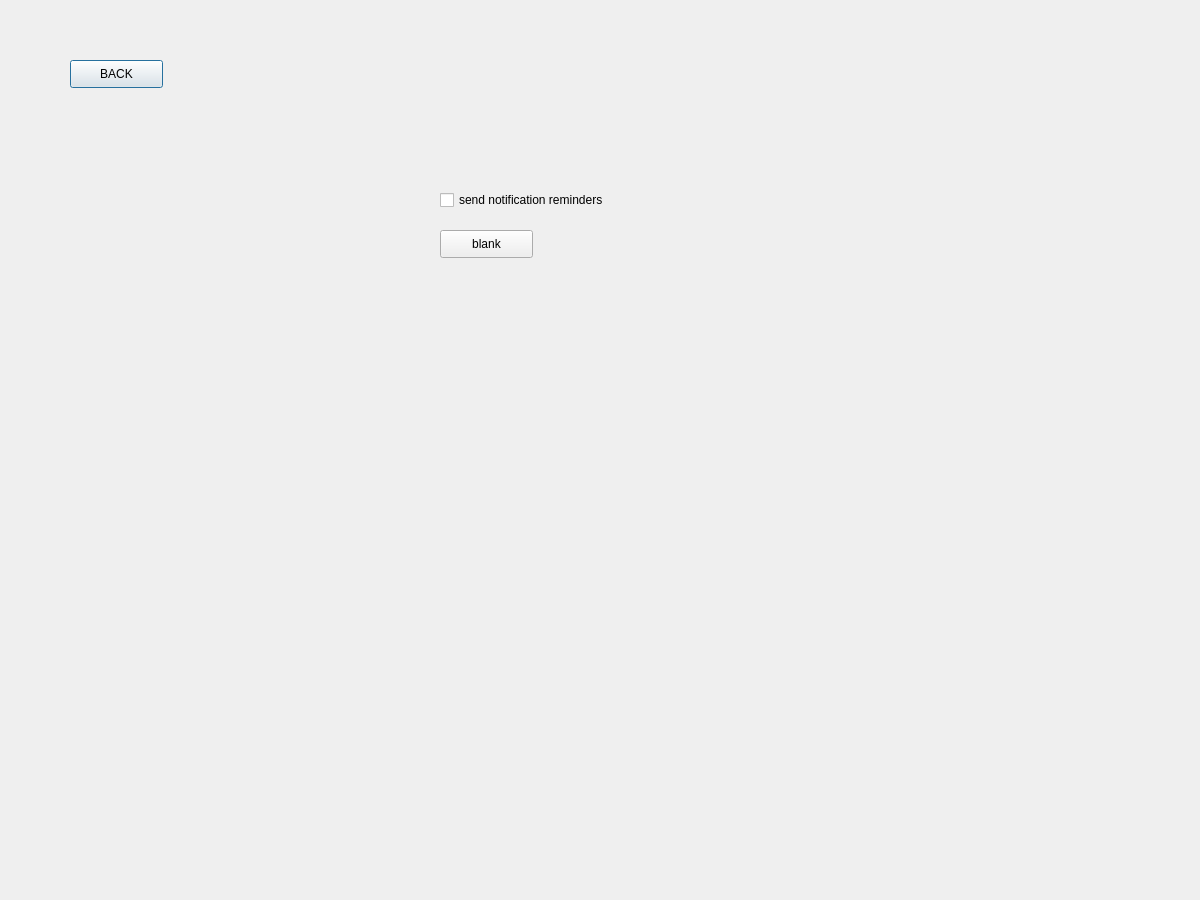
<?xml version="1.0" encoding="UTF-8"?>
<ui version="4.0">
 <class>Dialog</class>
 <widget class="QDialog" name="Dialog">
  <property name="geometry">
   <rect>
    <x>0</x>
    <y>0</y>
    <width>1200</width>
    <height>900</height>
   </rect>
  </property>
  <property name="sizePolicy">
   <sizepolicy hsizetype="Fixed" vsizetype="Fixed">
    <horstretch>0</horstretch>
    <verstretch>0</verstretch>
   </sizepolicy>
  </property>
  <property name="minimumSize">
   <size>
    <width>1200</width>
    <height>900</height>
   </size>
  </property>
  <property name="maximumSize">
   <size>
    <width>1200</width>
    <height>900</height>
   </size>
  </property>
  <property name="windowTitle">
   <string>Dialog</string>
  </property>
  <widget class="QCheckBox" name="notifReminderbutton">
   <property name="geometry">
    <rect>
     <x>440</x>
     <y>190</y>
     <width>201</width>
     <height>20</height>
    </rect>
   </property>
   <property name="text">
    <string>send notification reminders</string>
   </property>
  </widget>
  <widget class="QPushButton" name="backButton">
   <property name="geometry">
    <rect>
     <x>70</x>
     <y>60</y>
     <width>93</width>
     <height>28</height>
    </rect>
   </property>
   <property name="text">
    <string>BACK</string>
   </property>
  </widget>
  <widget class="QPushButton" name="blank">
   <property name="geometry">
    <rect>
     <x>440</x>
     <y>230</y>
     <width>93</width>
     <height>28</height>
    </rect>
   </property>
   <property name="text">
    <string>blank</string>
   </property>
  </widget>
 </widget>
 <resources/>
 <connections/>
</ui>
